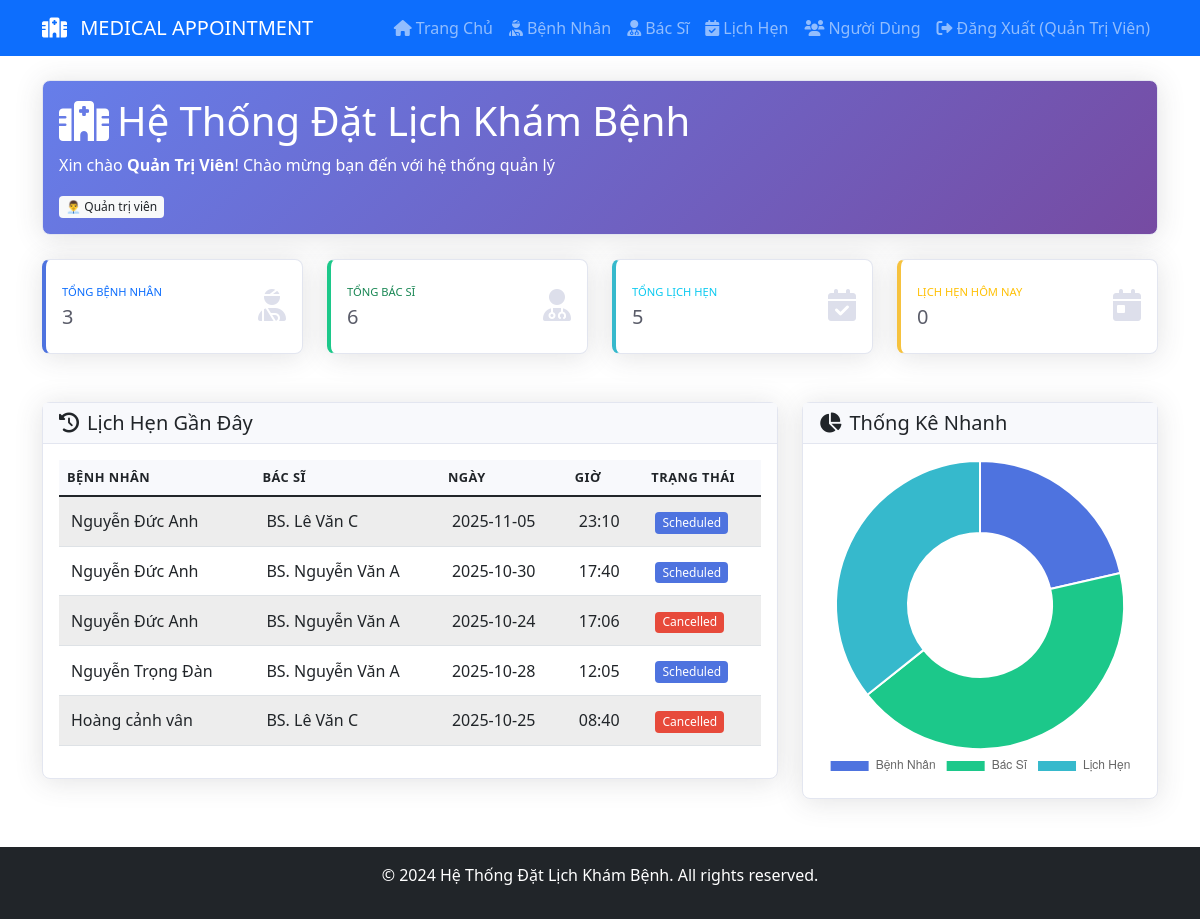
Page /home (signed in) on the committed database.
### tables this page shows
CREATE TABLE users (
            id INTEGER PRIMARY KEY AUTOINCREMENT,
            username TEXT UNIQUE NOT NULL,
            password TEXT NOT NULL,
            role TEXT NOT NULL,
            name TEXT,
            phone TEXT,
            email TEXT,
            created_at TIMESTAMP DEFAULT CURRENT_TIMESTAMP
        );

CREATE TABLE appointments (
            id INTEGER PRIMARY KEY AUTOINCREMENT,
            patient_id INTEGER NOT NULL,
            doctor_id INTEGER NOT NULL,
            appointment_date DATE NOT NULL,
            appointment_time TEXT NOT NULL,
            status TEXT DEFAULT 'Scheduled',
            notes TEXT,
            created_at TIMESTAMP DEFAULT CURRENT_TIMESTAMP,
            FOREIGN KEY (patient_id) REFERENCES patients (id),
            FOREIGN KEY (doctor_id) REFERENCES doctors (id)
        );

CREATE TABLE patients (
            id INTEGER PRIMARY KEY AUTOINCREMENT,
            name TEXT NOT NULL,
            phone TEXT NOT NULL,
            email TEXT,
            address TEXT,
            date_of_birth DATE,
            gender TEXT,
            user_id INTEGER,
            created_at TIMESTAMP DEFAULT CURRENT_TIMESTAMP,
            FOREIGN KEY (user_id) REFERENCES users (id)
        );

CREATE TABLE doctors (
            id INTEGER PRIMARY KEY AUTOINCREMENT,
            name TEXT NOT NULL,
            specialization TEXT NOT NULL,
            phone TEXT NOT NULL,
            email TEXT,
            available_days TEXT,
            available_time TEXT,
            created_at TIMESTAMP DEFAULT CURRENT_TIMESTAMP
        );

### app.py (the view)
@app.route('/home')
@login_required
def home():
    if current_user.role == 'patient':
        return redirect(url_for('patient_dashboard'))
    else:
        conn = get_db_connection()
        total_patients = conn.execute('SELECT COUNT(*) FROM patients').fetchone()[0]
        total_doctors = conn.execute('SELECT COUNT(*) FROM doctors').fetchone()[0]
        total_appointments = conn.execute('SELECT COUNT(*) FROM appointments').fetchone()[0]
        recent_appointments = conn.execute('''
            SELECT a.*, p.name as patient_name, d.name as doctor_name
            FROM appointments a
            JOIN patients p ON a.patient_id = p.id
            JOIN doctors d ON a.doctor_id = d.id
            ORDER BY a.created_at DESC LIMIT 5
        ''').fetchall()
        conn.close()
        return render_template('home.html',
                             total_patients=total_patients,
                             total_doctors=total_doctors,
                             total_appointments=total_appointments,
                             recent_appointments=recent_appointments)

### app.py (called while the page is built)
@login_manager.user_loader
def load_user(user_id):
    conn = get_db_connection()
    user = conn.execute('SELECT * FROM users WHERE id = ?', (user_id,)).fetchone()
    conn.close()
    if user:
        return User(user['id'], user['username'], user['role'], user['name'], user['email'])
    return None

def get_db_connection():
    conn = sqlite3.connect(DATABASE)
    conn.row_factory = sqlite3.Row
    return conn

### templates/home.html
{% extends "base.html" %}
{% block content %}
<div class="row">
    <div class="col-12">
        <div class="card bg-gradient-primary text-white mb-4">
            <div class="card-body">
                <h1 class="card-title"><i class="fas fa-hospital-alt me-2"></i>Hệ Thống Đặt Lịch Khám Bệnh</h1>
                <p class="card-text">Xin chào <strong>{{ current_user.name }}</strong>! Chào mừng bạn đến với hệ thống quản lý</p>
                <p class="card-text">
                    <span class="badge bg-light text-dark">
                        {% if current_user.role == 'admin' %}
                        👨‍💼 Quản trị viên
                        {% elif current_user.role == 'receptionist' %}
                        👩‍💼 Nhân viên lễ tân
                        {% else %}
                        👤 Bệnh nhân
                        {% endif %}
                    </span>
                </p>
            </div>
        </div>
    </div>
</div>
<div class="row">
    <div class="col-xl-3 col-md-6 mb-4">
        <div class="card border-left-primary shadow h-100 py-2">
            <div class="card-body">
                <div class="row no-gutters align-items-center">
                    <div class="col mr-2">
                        <div class="text-xs font-weight-bold text-primary text-uppercase mb-1">
                            Tổng Bệnh Nhân</div>
                        <div class="h5 mb-0 font-weight-bold text-gray-800">{{ total_patients }}</div>
                    </div>
                    <div class="col-auto">
                        <i class="fas fa-user-injured fa-2x text-gray-300"></i>
                    </div>
                </div>
            </div>
        </div>
    </div>
    <div class="col-xl-3 col-md-6 mb-4">
        <div class="card border-left-success shadow h-100 py-2">
            <div class="card-body">
                <div class="row no-gutters align-items-center">
                    <div class="col mr-2">
                        <div class="text-xs font-weight-bold text-success text-uppercase mb-1">
                            Tổng Bác Sĩ</div>
                        <div class="h5 mb-0 font-weight-bold text-gray-800">{{ total_doctors }}</div>
                    </div>
                    <div class="col-auto">
                        <i class="fas fa-user-md fa-2x text-gray-300"></i>
                    </div>
                </div>
            </div>
        </div>
    </div>
    <div class="col-xl-3 col-md-6 mb-4">
        <div class="card border-left-info shadow h-100 py-2">
            <div class="card-body">
                <div class="row no-gutters align-items-center">
                    <div class="col mr-2">
                        <div class="text-xs font-weight-bold text-info text-uppercase mb-1">
                            Tổng Lịch Hẹn</div>
                        <div class="h5 mb-0 font-weight-bold text-gray-800">{{ total_appointments }}</div>
                    </div>
                    <div class="col-auto">
                        <i class="fas fa-calendar-check fa-2x text-gray-300"></i>
                    </div>
                </div>
            </div>
        </div>
    </div>
    <div class="col-xl-3 col-md-6 mb-4">
        <div class="card border-left-warning shadow h-100 py-2">
            <div class="card-body">
                <div class="row no-gutters align-items-center">
                    <div class="col mr-2">
                        <div class="text-xs font-weight-bold text-warning text-uppercase mb-1">
                            Lịch Hẹn Hôm Nay</div>
                        <div class="h5 mb-0 font-weight-bold text-gray-800" id="today-appointments">0</div>
                    </div>
                    <div class="col-auto">
                        <i class="fas fa-calendar-day fa-2x text-gray-300"></i>
                    </div>
                </div>
            </div>
        </div>
    </div>
</div>
<div class="row mt-4">
    <div class="col-md-8">
        <div class="card">
            <div class="card-header">
                <h5 class="card-title mb-0">
                    <i class="fas fa-history me-2"></i>Lịch Hẹn Gần Đây
                </h5>
            </div>
            <div class="card-body">
                <div class="table-responsive">
                    <table class="table table-striped">
                        <thead>
                            <tr>
                                <th>Bệnh Nhân</th>
                                <th>Bác Sĩ</th>
                                <th>Ngày</th>
                                <th>Giờ</th>
                                <th>Trạng Thái</th>
                            </tr>
                        </thead>
                        <tbody>
                            {% for appointment in recent_appointments %}
                            <tr>
                                <td>{{ appointment.patient_name }}</td>
                                <td>{{ appointment.doctor_name }}</td>
                                <td>{{ appointment.appointment_date }}</td>
                                <td>{{ appointment.appointment_time }}</td>
                                <td>
                                    <span class="badge bg-{{ 'primary' if appointment.status == 'Scheduled' else 'success' if appointment.status == 'Completed' else 'danger' if appointment.status == 'Cancelled' else 'info' }}">
                                        {{ appointment.status }}
                                    </span>
                                </td>
                            </tr>
                            {% else %}
                            <tr>
                                <td colspan="5" class="text-center text-muted">Không có lịch hẹn nào</td>
                            </tr>
                            {% endfor %}
                        </tbody>
                    </table>
                </div>
            </div>
        </div>
    </div>
    <div class="col-md-4">
        <div class="card">
            <div class="card-header">
                <h5 class="card-title mb-0">
                    <i class="fas fa-chart-pie me-2"></i>Thống Kê Nhanh
                </h5>
            </div>
            <div class="card-body">
                <canvas id="statsChart" width="400" height="400"></canvas>
            </div>
        </div>
    </div>
</div>
{% endblock %}
{% block scripts %}
<script>
document.addEventListener('DOMContentLoaded', function() {
    // Load today appointments count
    fetch('/dashboard_data')
        .then(response => response.json())
        .then(data => {
            document.getElementById('today-appointments').textContent = data.today_appointments;
            // Update chart
            updateChart(data);
        });
    function updateChart(data) {
        const ctx = document.getElementById('statsChart').getContext('2d');
        new Chart(ctx, {
            type: 'doughnut',
            data: {
                labels: ['Bệnh Nhân', 'Bác Sĩ', 'Lịch Hẹn'],
                datasets: [{
                    data: [data.total_patients, data.total_doctors, data.total_appointments],
                    backgroundColor: ['#4e73df', '#1cc88a', '#36b9cc'],
                    hoverBackgroundColor: ['#2e59d9', '#17a673', '#2c9faf'],
                    hoverBorderColor: "rgba(234, 236, 244, 1)",
                }],
            },
            options: {
                maintainAspectRatio: false,
                plugins: {
                    legend: {
                        position: 'bottom'
                    }
                }
            }
        });
    }
});
</script>
{% endblock %}

### templates/base.html (shortened to what this page needs)
<!DOCTYPE html>
<html lang="vi">
<head>
    <link href="https://cdn.jsdelivr.net/npm/bootstrap@5.1.3/dist/css/bootstrap.min.css" rel="stylesheet">
    <link href="https://cdnjs.cloudflare.com/ajax/libs/font-awesome/6.0.0/css/all.min.css" rel="stylesheet">
    <link href="{{ url_for('static', filename='css/style.css') }}" rel="stylesheet">
</head>
<body>
    {% if current_user.is_authenticated %}
    <nav class="navbar navbar-expand-lg navbar-dark bg-primary">
        <div class="container">
            <a class="navbar-brand" href="{{ url_for('home') }}">
                <i class="fas fa-hospital-alt me-2"></i>
                MEDICAL APPOINTMENT
            </a>
            <div class="collapse navbar-collapse" id="navbarNav">
                <ul class="navbar-nav ms-auto">
                    {% if current_user.role == 'patient' %}
                    <li class="nav-item">
                        <a class="nav-link" href="{{ url_for('patient_dashboard') }}">
                            <i class="fas fa-tachometer-alt me-1"></i>Dashboard
                        </a>
                    </li>
                    {% else %}
                    <li class="nav-item">
                        <a class="nav-link" href="{{ url_for('home') }}">
                            <i class="fas fa-home me-1"></i>Trang Chủ
                        </a>
                    </li>
                    <li class="nav-item">
                        <a class="nav-link" href="{{ url_for('patients') }}">
                            <i class="fas fa-user-injured me-1"></i>Bệnh Nhân
                        </a>
                    </li>
                    <li class="nav-item">
                        <a class="nav-link" href="{{ url_for('doctors') }}">
                            <i class="fas fa-user-md me-1"></i>Bác Sĩ
                        </a>
                    </li>
                    <li class="nav-item">
                        <a class="nav-link" href="{{ url_for('appointments') }}">
                            <i class="fas fa-calendar-check me-1"></i>Lịch Hẹn
                        </a>
                    </li>
                    {% if current_user.role == 'admin' %}
                    <li class="nav-item">
                        <a class="nav-link" href="{{ url_for('users') }}">
                            <i class="fas fa-users me-1"></i>Người Dùng
                        </a>
                    </li>
                    {% endif %}
                    {% endif %}
                    <li class="nav-item">
                        <a class="nav-link" href="{{ url_for('logout') }}">
                            <i class="fas fa-sign-out-alt me-1"></i>Đăng Xuất ({{ current_user.name }})
                        </a>
                    </li>
                </ul>
            </div>
        </div>
    </nav>
    {% endif %}
    <div class="container mt-4">
        {% block content %}{% endblock %}
    </div>
    <footer class="bg-dark text-white text-center py-3 mt-5">
        <div class="container">
            <p>&copy; 2024 Hệ Thống Đặt Lịch Khám Bệnh. All rights reserved.</p>
        </div>
    </footer>
    {% block scripts %}{% endblock %}
</body>
</html>

### static/css/style.css (style rules this page uses)
.bg-gradient-primary { background: linear-gradient(135deg, #667eea 0%, #764ba2 100%); }
.card { box-shadow: 0 0.15rem 1.75rem 0 rgba(58, 59, 69, 0.15); border: 1px solid #e3e6f0; border-radius: 0.5rem; }
.card-header { background-color: #f8f9fc; border-bottom: 1px solid #e3e6f0; font-weight: 600; }
.table th { border-top: none; font-weight: 600; text-transform: uppercase; font-size: 0.8rem; letter-spacing: 0.5px; background-color: #f8f9fc; }
.table td { vertical-align: middle; padding: 0.75rem; }
.table-striped tbody tr:nth-of-type(odd) { background-color: rgba(0, 0, 0, 0.02); }
.badge { font-size: 0.75em; font-weight: 500; padding: 0.4em 0.6em; }
.badge.bg-primary { background-color: #4e73df !important; }
.badge.bg-danger { background-color: #e74a3b !important; }
.border-left-primary { border-left: 0.25rem solid #4e73df !important; }
.border-left-success { border-left: 0.25rem solid #1cc88a !important; }
.border-left-info { border-left: 0.25rem solid #36b9cc !important; }
.border-left-warning { border-left: 0.25rem solid #f6c23e !important; }
.text-xs { font-size: 0.7rem; }
.text-gray-800 { color: #5a5c69 !important; }
.text-gray-300 { color: #dddfeb !important; }
.shadow { box-shadow: 0 0.15rem 1.75rem 0 rgba(58, 59, 69, 0.15) !important; }
.h-100 { height: 100% !important; }
.py-2 { padding-top: 0.5rem !important; padding-bottom: 0.5rem !important; }
canvas { max-width: 100%; height: auto; }

### rows in the picture
users: name "Quản Trị Viên"
appointments: patient_name "Nguyễn Đức Anh", doctor_name "BS. Lê Văn C", appointment_date "2025-11-05", appointment_time "23:10", status "Scheduled"
appointments: patient_name "Nguyễn Đức Anh", doctor_name "BS. Nguyễn Văn A", appointment_date "2025-10-30", appointment_time "17:40", status "Scheduled"
appointments: patient_name "Nguyễn Đức Anh", doctor_name "BS. Nguyễn Văn A", appointment_date "2025-10-24", appointment_time "17:06", status "Cancelled"
appointments: patient_name "Nguyễn Trọng Đàn", doctor_name "BS. Nguyễn Văn A", appointment_date "2025-10-28", appointment_time "12:05", status "Scheduled"
appointments: patient_name "Hoàng cảnh vân", doctor_name "BS. Lê Văn C", appointment_date "2025-10-25", appointment_time "08:40", status "Cancelled"

### other values in the picture
{{ total_patients }} "3"
{{ total_doctors }} "6"
{{ total_appointments }} "5"
